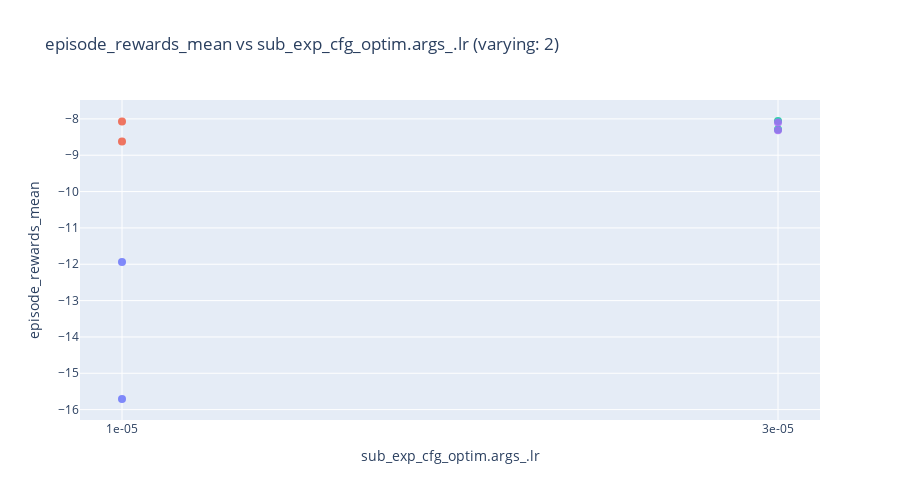
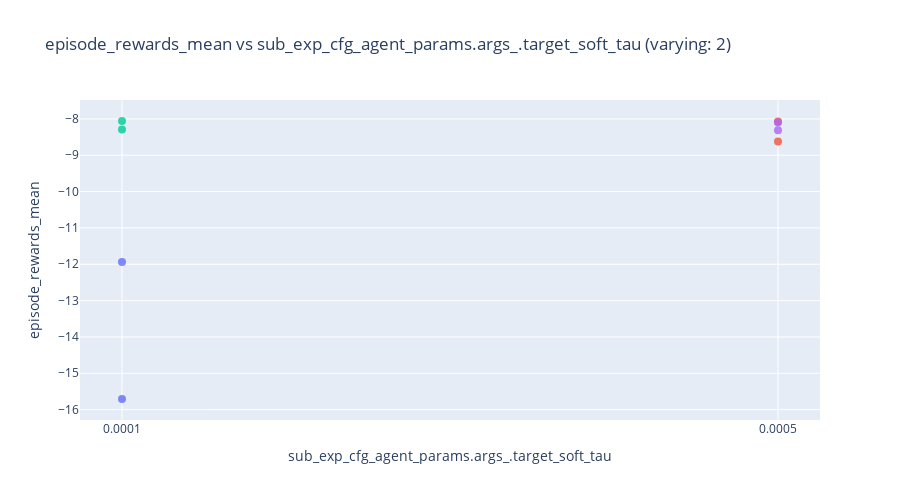

The code cell stored with these charts, in order, in its notebook:
### Code cell
import plotly.express as px

# --- config ---
target_col = "episode_rewards_mean"  # your target metric
color_col = "experiment_name"  # optional color grouping
readable_names = {
    # optional friendly names; falls back to raw column name if missing
    # "hp_raw_name": "Pretty Name",
}

# --- build plots ---
varying_hps = [hp for hp in hyperparam_columns if sub_df[hp].nunique(dropna=False) > 1]

if not varying_hps:
    print("No hyperparameters with more than one unique value — nothing to plot.")
else:
    for hp in varying_hps:
        # Rename only the current x column (leave others as-is for hover)
        x_name = readable_names.get(hp, hp)
        plot_df = sub_df.rename(columns={hp: x_name})

        fig = px.scatter(
            plot_df,
            x=x_name,
            y=target_col,
            color=color_col if color_col in plot_df.columns else None,
            hover_data=hyperparam_columns,  # handy to inspect full config per point
            title=f"{target_col} vs {x_name} (varying: {sub_df[hp].nunique(dropna=False)})",
            height=500,
        )
        fig.update_traces(mode="markers", marker=dict(size=8, opacity=0.8))
        fig.update_layout(showlegend=False)
        fig.show()

### Figure 1 — Plotly figure (JSON) as saved in the notebook; plotly's stock layout.template omitted (floating-point values rounded to 4 significant figures)
{"data": [{"customdata": [["None", "0.0001", "fixed_res"], ["None", "0.0001", "fixed_res"]], "hovertemplate": "experiment_name=0000_estimator.args_.c_tanh_scale_None__optim.args_.lr_1e-05__agent_params.args_.target_soft_tau_0.0001__experiment_fixed_res<br>sub_exp_cfg_optim.args_.lr=%{x}<br>episode_rewards_mean=%{y}<br>sub_exp_cfg_estimator.args_.c_tanh_scale=%{customdata[0]}<br>sub_exp_cfg_agent_params.args_.target_soft_tau=%{customdata[1]}<br>sub_exp_cfg_experiment=%{customdata[2]}<extra></extra>", "legendgroup": "0000_estimator.args_.c_tanh_scale_None__optim.args_.lr_1e-05__agent_params.args_.target_soft_tau_0.0001__experiment_fixed_res", "marker": {"color": "#636efa", "opacity": 0.8, "size": 8, "symbol": "circle"}, "mode": "markers", "name": "0000_estimator.args_.c_tanh_scale_None__optim.args_.lr_1e-05__agent_params.args_.target_soft_tau_0.0001__experiment_fixed_res", "orientation": "v", "showlegend": true, "type": "scatter", "x": ["1e-05", "1e-05"], "xaxis": "x", "y": [-11.94, -15.71], "yaxis": "y"}, {"customdata": [["None", "0.0005", "fixed_res"], ["None", "0.0005", "fixed_res"]], "hovertemplate": "experiment_name=0001_estimator.args_.c_tanh_scale_None__optim.args_.lr_1e-05__agent_params.args_.target_soft_tau_0.0005__experiment_fixed_res<br>sub_exp_cfg_optim.args_.lr=%{x}<br>episode_rewards_mean=%{y}<br>sub_exp_cfg_estimator.args_.c_tanh_scale=%{customdata[0]}<br>sub_exp_cfg_agent_params.args_.target_soft_tau=%{customdata[1]}<br>sub_exp_cfg_experiment=%{customdata[2]}<extra></extra>", "legendgroup": "0001_estimator.args_.c_tanh_scale_None__optim.args_.lr_1e-05__agent_params.args_.target_soft_tau_0.0005__experiment_fixed_res", "marker": {"color": "#EF553B", "opacity": 0.8, "size": 8, "symbol": "circle"}, "mode": "markers", "name": "0001_estimator.args_.c_tanh_scale_None__optim.args_.lr_1e-05__agent_params.args_.target_soft_tau_0.0005__experiment_fixed_res", "orientation": "v", "showlegend": true, "type": "scatter", "x": ["1e-05", "1e-05"], "xaxis": "x", "y": [-8.073, -8.625], "yaxis": "y"}, {"customdata": [["None", "0.0001", "fixed_res"], ["None", "0.0001", "fixed_res"]], "hovertemplate": "experiment_name=0002_estimator.args_.c_tanh_scale_None__optim.args_.lr_3e-05__agent_params.args_.target_soft_tau_0.0001__experiment_fixed_res<br>sub_exp_cfg_optim.args_.lr=%{x}<br>episode_rewards_mean=%{y}<br>sub_exp_cfg_estimator.args_.c_tanh_scale=%{customdata[0]}<br>sub_exp_cfg_agent_params.args_.target_soft_tau=%{customdata[1]}<br>sub_exp_cfg_experiment=%{customdata[2]}<extra></extra>", "legendgroup": "0002_estimator.args_.c_tanh_scale_None__optim.args_.lr_3e-05__agent_params.args_.target_soft_tau_0.0001__experiment_fixed_res", "marker": {"color": "#00cc96", "opacity": 0.8, "size": 8, "symbol": "circle"}, "mode": "markers", "name": "0002_estimator.args_.c_tanh_scale_None__optim.args_.lr_3e-05__agent_params.args_.target_soft_tau_0.0001__experiment_fixed_res", "orientation": "v", "showlegend": true, "type": "scatter", "x": ["3e-05", "3e-05"], "xaxis": "x", "y": [-8.058, -8.292], "yaxis": "y"}, {"customdata": [["None", "0.0005", "fixed_res"], ["None", "0.0005", "fixed_res"]], "hovertemplate": "experiment_name=0003_estimator.args_.c_tanh_scale_None__optim.args_.lr_3e-05__agent_params.args_.target_soft_tau_0.0005__experiment_fixed_res<br>sub_exp_cfg_optim.args_.lr=%{x}<br>episode_rewards_mean=%{y}<br>sub_exp_cfg_estimator.args_.c_tanh_scale=%{customdata[0]}<br>sub_exp_cfg_agent_params.args_.target_soft_tau=%{customdata[1]}<br>sub_exp_cfg_experiment=%{customdata[2]}<extra></extra>", "legendgroup": "0003_estimator.args_.c_tanh_scale_None__optim.args_.lr_3e-05__agent_params.args_.target_soft_tau_0.0005__experiment_fixed_res", "marker": {"color": "#ab63fa", "opacity": 0.8, "size": 8, "symbol": "circle"}, "mode": "markers", "name": "0003_estimator.args_.c_tanh_scale_None__optim.args_.lr_3e-05__agent_params.args_.target_soft_tau_0.0005__experiment_fixed_res", "orientation": "v", "showlegend": true, "type": "scatter", "x": ["3e-05", "3e-05"], "xaxis": "x", "y": [-8.311, -8.1], "yaxis": "y"}], "layout": {"height": 500, "legend": {"title": {"text": "experiment_name"}, "tracegroupgap": 0}, "showlegend": false, "title": {"text": "episode_rewards_mean vs sub_exp_cfg_optim.args_.lr (varying: 2)"}, "xaxis": {"anchor": "y", "domain": [0, 1], "title": {"text": "sub_exp_cfg_optim.args_.lr"}}, "yaxis": {"anchor": "x", "domain": [0, 1], "title": {"text": "episode_rewards_mean"}}}}

### Figure 2 — Plotly figure (JSON) as saved in the notebook; plotly's stock layout.template omitted (floating-point values rounded to 4 significant figures)
{"data": [{"customdata": [["None", "1e-05", "fixed_res"], ["None", "1e-05", "fixed_res"]], "hovertemplate": "experiment_name=0000_estimator.args_.c_tanh_scale_None__optim.args_.lr_1e-05__agent_params.args_.target_soft_tau_0.0001__experiment_fixed_res<br>sub_exp_cfg_agent_params.args_.target_soft_tau=%{x}<br>episode_rewards_mean=%{y}<br>sub_exp_cfg_estimator.args_.c_tanh_scale=%{customdata[0]}<br>sub_exp_cfg_optim.args_.lr=%{customdata[1]}<br>sub_exp_cfg_experiment=%{customdata[2]}<extra></extra>", "legendgroup": "0000_estimator.args_.c_tanh_scale_None__optim.args_.lr_1e-05__agent_params.args_.target_soft_tau_0.0001__experiment_fixed_res", "marker": {"color": "#636efa", "opacity": 0.8, "size": 8, "symbol": "circle"}, "mode": "markers", "name": "0000_estimator.args_.c_tanh_scale_None__optim.args_.lr_1e-05__agent_params.args_.target_soft_tau_0.0001__experiment_fixed_res", "orientation": "v", "showlegend": true, "type": "scatter", "x": ["0.0001", "0.0001"], "xaxis": "x", "y": [-11.94, -15.71], "yaxis": "y"}, {"customdata": [["None", "1e-05", "fixed_res"], ["None", "1e-05", "fixed_res"]], "hovertemplate": "experiment_name=0001_estimator.args_.c_tanh_scale_None__optim.args_.lr_1e-05__agent_params.args_.target_soft_tau_0.0005__experiment_fixed_res<br>sub_exp_cfg_agent_params.args_.target_soft_tau=%{x}<br>episode_rewards_mean=%{y}<br>sub_exp_cfg_estimator.args_.c_tanh_scale=%{customdata[0]}<br>sub_exp_cfg_optim.args_.lr=%{customdata[1]}<br>sub_exp_cfg_experiment=%{customdata[2]}<extra></extra>", "legendgroup": "0001_estimator.args_.c_tanh_scale_None__optim.args_.lr_1e-05__agent_params.args_.target_soft_tau_0.0005__experiment_fixed_res", "marker": {"color": "#EF553B", "opacity": 0.8, "size": 8, "symbol": "circle"}, "mode": "markers", "name": "0001_estimator.args_.c_tanh_scale_None__optim.args_.lr_1e-05__agent_params.args_.target_soft_tau_0.0005__experiment_fixed_res", "orientation": "v", "showlegend": true, "type": "scatter", "x": ["0.0005", "0.0005"], "xaxis": "x", "y": [-8.073, -8.625], "yaxis": "y"}, {"customdata": [["None", "3e-05", "fixed_res"], ["None", "3e-05", "fixed_res"]], "hovertemplate": "experiment_name=0002_estimator.args_.c_tanh_scale_None__optim.args_.lr_3e-05__agent_params.args_.target_soft_tau_0.0001__experiment_fixed_res<br>sub_exp_cfg_agent_params.args_.target_soft_tau=%{x}<br>episode_rewards_mean=%{y}<br>sub_exp_cfg_estimator.args_.c_tanh_scale=%{customdata[0]}<br>sub_exp_cfg_optim.args_.lr=%{customdata[1]}<br>sub_exp_cfg_experiment=%{customdata[2]}<extra></extra>", "legendgroup": "0002_estimator.args_.c_tanh_scale_None__optim.args_.lr_3e-05__agent_params.args_.target_soft_tau_0.0001__experiment_fixed_res", "marker": {"color": "#00cc96", "opacity": 0.8, "size": 8, "symbol": "circle"}, "mode": "markers", "name": "0002_estimator.args_.c_tanh_scale_None__optim.args_.lr_3e-05__agent_params.args_.target_soft_tau_0.0001__experiment_fixed_res", "orientation": "v", "showlegend": true, "type": "scatter", "x": ["0.0001", "0.0001"], "xaxis": "x", "y": [-8.058, -8.292], "yaxis": "y"}, {"customdata": [["None", "3e-05", "fixed_res"], ["None", "3e-05", "fixed_res"]], "hovertemplate": "experiment_name=0003_estimator.args_.c_tanh_scale_None__optim.args_.lr_3e-05__agent_params.args_.target_soft_tau_0.0005__experiment_fixed_res<br>sub_exp_cfg_agent_params.args_.target_soft_tau=%{x}<br>episode_rewards_mean=%{y}<br>sub_exp_cfg_estimator.args_.c_tanh_scale=%{customdata[0]}<br>sub_exp_cfg_optim.args_.lr=%{customdata[1]}<br>sub_exp_cfg_experiment=%{customdata[2]}<extra></extra>", "legendgroup": "0003_estimator.args_.c_tanh_scale_None__optim.args_.lr_3e-05__agent_params.args_.target_soft_tau_0.0005__experiment_fixed_res", "marker": {"color": "#ab63fa", "opacity": 0.8, "size": 8, "symbol": "circle"}, "mode": "markers", "name": "0003_estimator.args_.c_tanh_scale_None__optim.args_.lr_3e-05__agent_params.args_.target_soft_tau_0.0005__experiment_fixed_res", "orientation": "v", "showlegend": true, "type": "scatter", "x": ["0.0005", "0.0005"], "xaxis": "x", "y": [-8.311, -8.1], "yaxis": "y"}], "layout": {"height": 500, "legend": {"title": {"text": "experiment_name"}, "tracegroupgap": 0}, "showlegend": false, "title": {"text": "episode_rewards_mean vs sub_exp_cfg_agent_params.args_.target_soft_tau (varying: 2)"}, "xaxis": {"anchor": "y", "domain": [0, 1], "title": {"text": "sub_exp_cfg_agent_params.args_.target_soft_tau"}}, "yaxis": {"anchor": "x", "domain": [0, 1], "title": {"text": "episode_rewards_mean"}}}}
